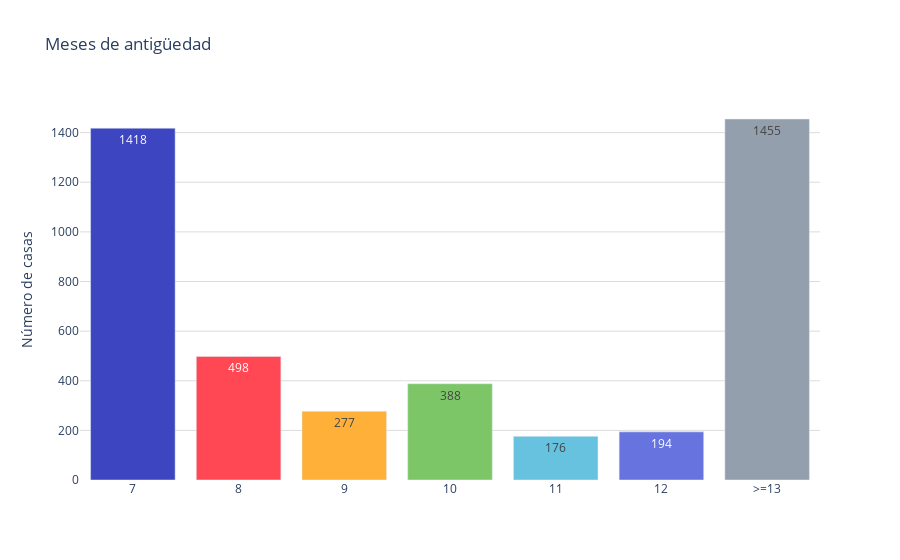

This figure's notebook cell:
### Code cell
fig = go.Figure()
colores = ['#3d45c0', '#ff4853', '#ffb038', '#7cc668', '#67c2df', '#6773df', '#939fad']
count = df_acumulado['count']

fig.add_trace(go.Bar(
    x=df_acumulado['antiguedad_categoria'], 
    y=df_acumulado['count'], 
    marker_color=colores,  # Especifica los colores de las barras
    text=count,  # Texto que se mostrará en las barras 
    textposition='inside',  # Posición del texto (puede ser 'inside' o 'outside')
    #texttemplate='%{text:.1f}%',  # Formato del texto (porcentaje con un decimal)
))
# Personalizar el diseño de la gráfica
fig.update_layout(
    title='Meses de antigüedad',  # Título de la gráfica
   # xaxis=dict(title='antiguedad_categoria'),  # Título del eje x
    yaxis=dict(
        title='Número de casas', # Título del eje y
        gridcolor='#dddcda', # Color de las líneas que dividen los rangos del eje Y
         gridwidth=1,
    ),  
    plot_bgcolor='rgba(0,0,0,0)',  # Color de fondo del gráfico
)

# Exportar gráfica como archivo HTML
def guardar_grafico_como_html(fig, nombre_archivo, carpeta='graficas'):
    # Crear la carpeta si no existe
    if not os.path.exists(carpeta):
        os.makedirs(carpeta)
    
    # Gráfica como archivo HTML en la carpeta especificada
    pio.write_html(fig, f'{carpeta}/{nombre_archivo}.html')

# Exportar
guardar_grafico_como_html(fig, 'g_bar_tiempoventa_total_puebla', carpeta='graficas')

fig.show()

### Figure 1 — Plotly figure (JSON) as saved in the notebook; plotly's stock layout.template omitted (floating-point values rounded to 4 significant figures)
{"data": [{"marker": {"color": ["#3d45c0", "#ff4853", "#ffb038", "#7cc668", "#67c2df", "#6773df", "#939fad"]}, "text": [1418, 498, 277, 388, 176, 194, 1455], "textposition": "inside", "type": "bar", "x": ["7", "8", "9", "10", "11", "12", ">=13"], "y": [1418, 498, 277, 388, 176, 194, 1455]}], "layout": {"plot_bgcolor": "rgba(0,0,0,0)", "title": {"text": "Meses de antigüedad"}, "yaxis": {"gridcolor": "#dddcda", "gridwidth": 1, "title": {"text": "Número de casas"}}}}
